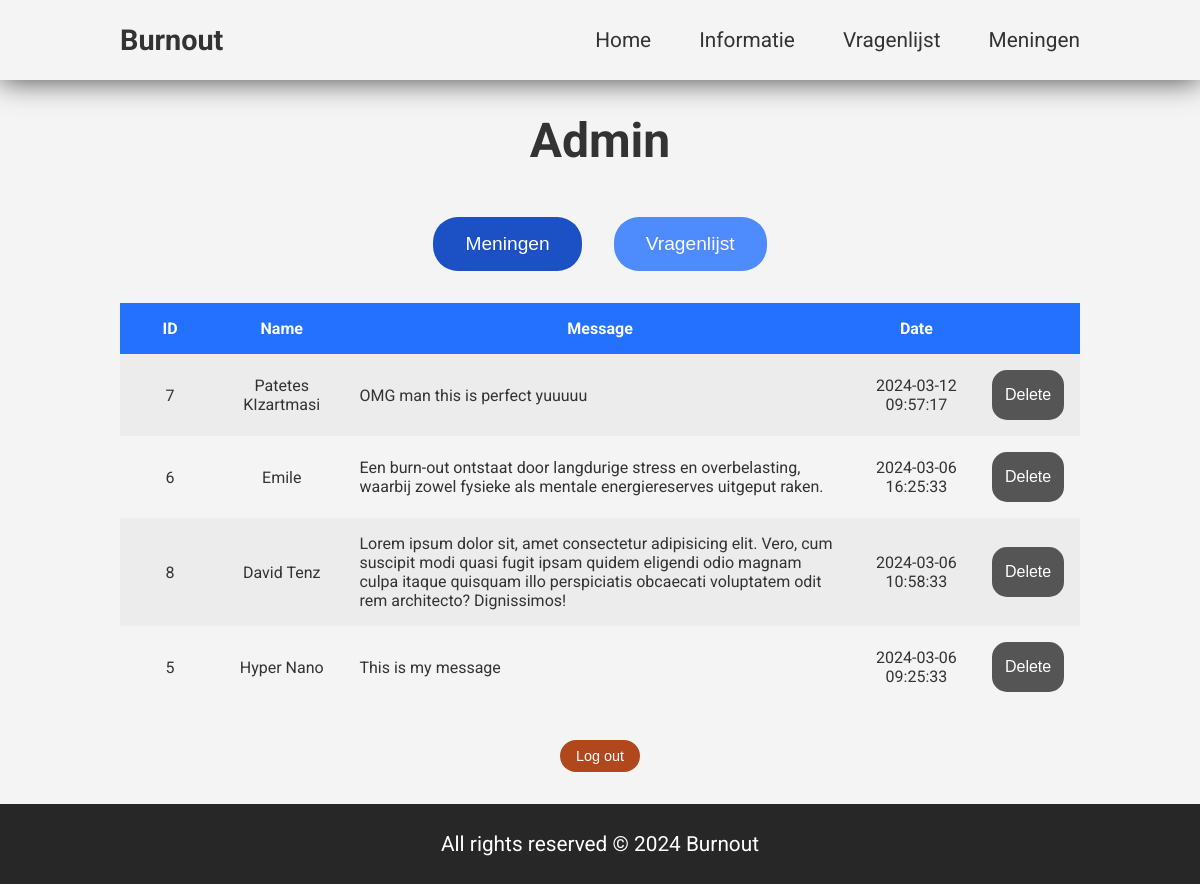
Screenshot of /pages/admin.php?active=post (signed in) with the database file from the repository.
### tables this page shows
CREATE TABLE IF NOT EXISTS `posts` (
  `id` int NOT NULL AUTO_INCREMENT,
  `name` varchar(255) NOT NULL,
  `message` varchar(255) NOT NULL,
  `date` timestamp NOT NULL DEFAULT CURRENT_TIMESTAMP,
  PRIMARY KEY (`id`)
);

### pages/admin.php (the view, shortened to what this page needs)
<?php
require '../database/db_conn.php';
?>
<!DOCTYPE html>
<html lang="en">
<head>
    <link rel="stylesheet" href="../style.css" />
    <link rel="stylesheet" href="../styles/admin.css" />
</head>
<body>
    <?php require '../includes/navbar.php' ?>
    <section class="admin-main" id="admin-main">
        <h1>Admin</h1>
        <div class="admin-box">
            <?php
            $isPostActive = isset($_GET['active']) && $_GET['active'] === 'post';
            $isSurveyActive = isset($_GET['active']) && $_GET['active'] === 'survey';
            ?>
            <div class="button-box">
                <button id="post-button" <?php if ($isPostActive) { ?> class="active" <?php } ?>>Meningen</button>
                <button id="survey-button" <?php if ($isSurveyActive) { ?> class="active" <?php } ?>>Vragenlijst</button>
            </div>
            <?php
            if ($isPostActive) {
            ?>
                <div class="post-box admin-panel active">
                    <table>
                        <tr>
                            <th>ID</th>
                            <th>Name</th>
                            <th>Message</th>
                            <th>Date</th>
                            <th></th>
                        </tr>
                        <?php
                        $sql = "SELECT * FROM posts ORDER BY date desc";
                        $result = mysqli_query($conn, $sql);
                        if (mysqli_num_rows($result) > 0) {
                            while ($row = mysqli_fetch_assoc($result)) {
                                $rowID = $row['id'];
                                echo "<tr>";
                                echo "<td>" . $row['id'] . "</td>";
                                echo "<td>" . $row['name'] . "</td>";
                                echo "<td class='left'>" . nl2br($row['message']) . "</td>";
                                echo "<td>" . $row['date'] . "</td>";
                                echo "<td>
                                <form action='admin.php' method='post'>
                                    <input type='text' name='delete' value='$rowID' hidden />
                                    <input type='submit' value='Delete' name='submit'>
                                </form>
                            </td>";
                                echo "</tr>";
                            }
                        }
                        ?>
                    </table>
                </div>
            <?php
            }
            ?>
            <form action="admin.php" method="post">
                <input type="submit" id="logout" name="logout" value="Log out">
            </form>
    </section>
    <?php require '../includes/footer.php' ?>
</body>
</html>

### style.css (style rules this page uses)
:root { --background-color: #f4f4f4; --background-secondary-color: #eaeaea; --primary-color: #2571ff; --primary-hover-color: #1e5fc3; --text-color: #333; --width: 80%; --border-radius: 25px; }
* { padding: 0; margin: 0; box-sizing: border-box; }
html { scroll-behavior: smooth; }
body { font-family: "Roboto", sans-serif; background-color: var(--background-color); color: var(--text-color); overflow-x: hidden; }
section, main { min-height: 90vh; margin: 0 auto; display: flex; flex-direction: column; justify-content: center; align-items: center; }

### styles/admin.css (style rules this page uses)
.admin-main { width: var(--width); display: flex; flex-direction: column; align-items: center; gap: 3rem; padding: 2rem 0; }
.admin-main h1 { font-size: 3rem; text-align: center; }
.admin-main .admin-box { width: 100%; }
#admin-main .button-box { display: flex; justify-content: center; align-items: center; gap: 2rem; }
#admin-main .button-box button { border: none; outline: none; font-size: 1.2rem; padding: 1rem 2rem; border-radius: 25px; background-color: var(--primary-color); color: #fff; cursor: pointer; transition: all 0.3s ease; opacity: 0.8; }
#admin-main .button-box button.active { opacity: 1; background-color: rgb(27, 81, 197); }
#admin-main .admin-panel { display: none; flex-direction: column; align-items: center; margin: 2rem 0; }
#admin-main .admin-panel.active { display: flex; }
#admin-main table input { border: none; padding: 1rem 0.8rem; border-radius: 15px; font-size: 1rem; cursor: pointer; background-color: #555555; color: #fff; }
#admin-main table { width: 100%; border-collapse: collapse; }
#admin-main table th { background-color: var(--primary-color); color: #fff; padding: 1rem; }
#admin-main table td { padding: 1rem; text-align: center; min-width: 100px; }
#admin-main table td.left { text-align: left; }
#admin-main table tr:nth-child(even) { background-color: #ececec; }
#admin-main form { display: flex; justify-content: center; align-items: center; }
#admin-main #logout { border: none; outline: none; font-size: 0.9rem; padding: 0.5rem 1rem; border-radius: 25px; background-color: rgb(177, 71, 29); color: #fff; cursor: pointer; transition: all 0.3s ease; }

### rows the page displays
posts: id "7", name "Patetes KIzartmasi", message "OMG man this is perfect yuuuuu", date "2024-03-12 09:57:17"
posts: id "6", name "Emile", message "Een burn-out ontstaat door langdurige stress en overbelasting, waarbij zowel fysieke als mentale energiereserves uitgeput raken.", date "2024-03-06 16:25:33"
posts: id "8", name "David Tenz", message "Lorem ipsum dolor sit, amet consectetur adipisicing elit. Vero, cum suscipit modi quasi fugit ipsam quidem eligendi odio magnam culpa itaque quisquam illo perspiciatis obcaecati voluptatem odit rem architecto? Dignissimos!", date "2024-03-06 10:58:33"
posts: id "5", name "Hyper Nano", message "This is my message", date "2024-03-06 09:25:33"
